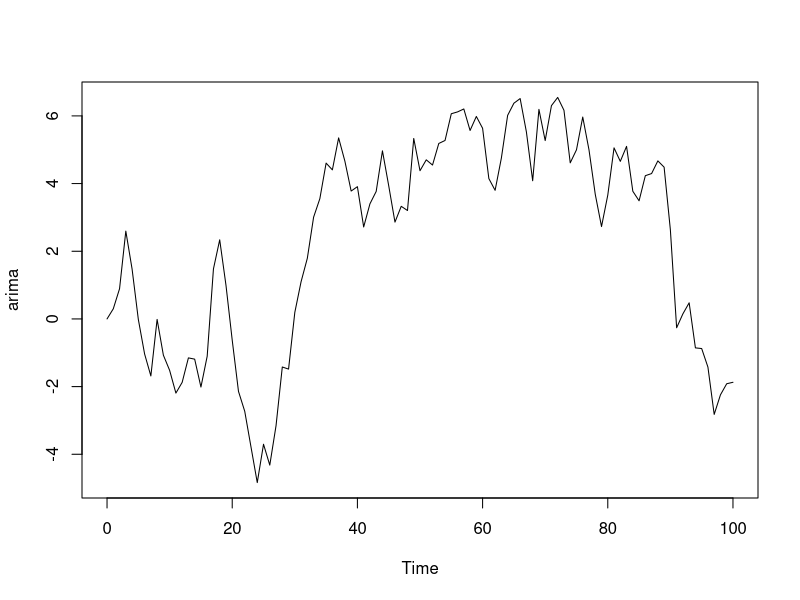
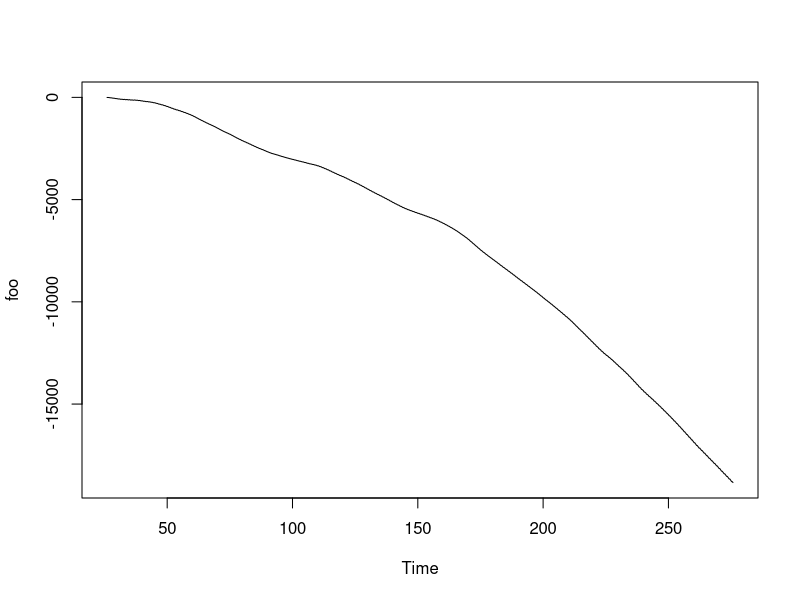

These figures' R source, in order:
## ---- chunk 1
library(forecast)
arima <- arima.sim(model = list(order = c(0, 1, 0)), n = 100)
plot(arima)
model <- Arima(ts(rnorm(100),freq=4), order=c(1,1,1), seasonal=c(1,1,1),
                 fixed=c(phi=0.5, theta=-0.4, Phi=0.3, Theta=-0.2))
foo <- simulate(model, nsim=1000)
  fit <- Arima(foo, order=c(1,1,1), seasonal=c(1,1,1))
plot(foo)
